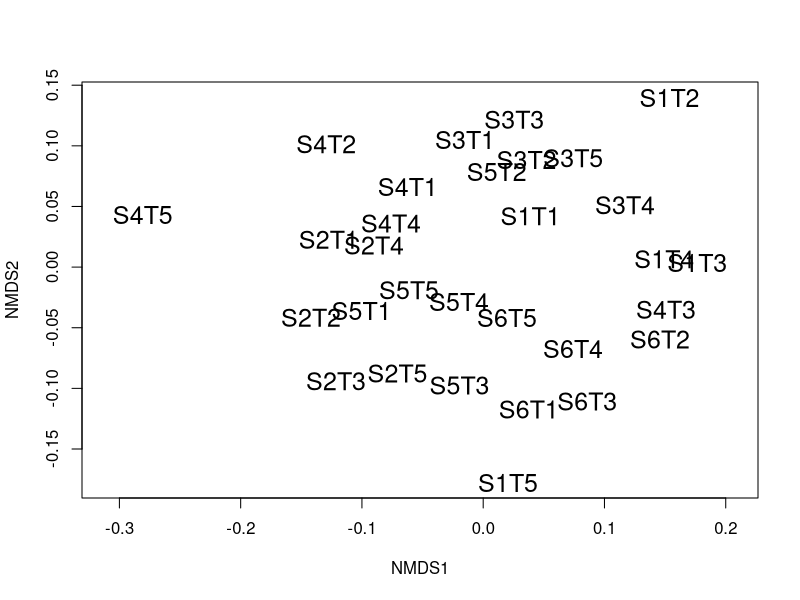
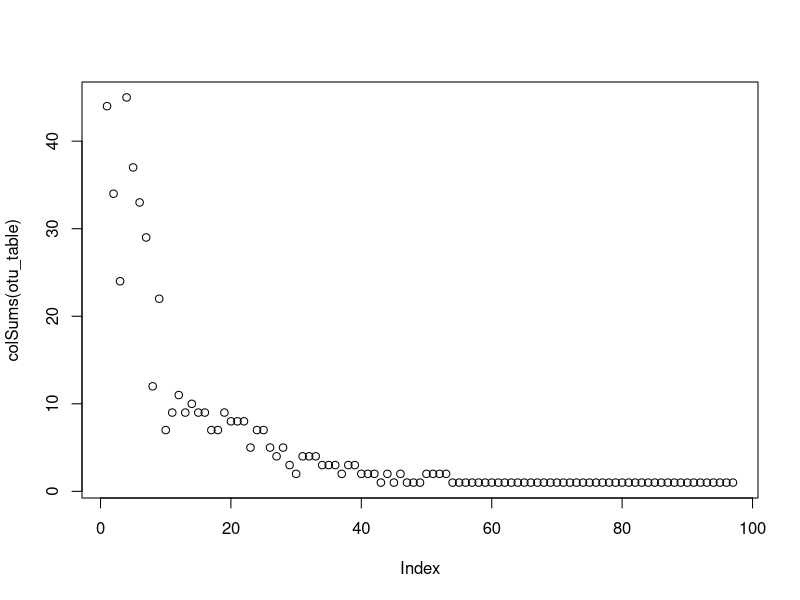
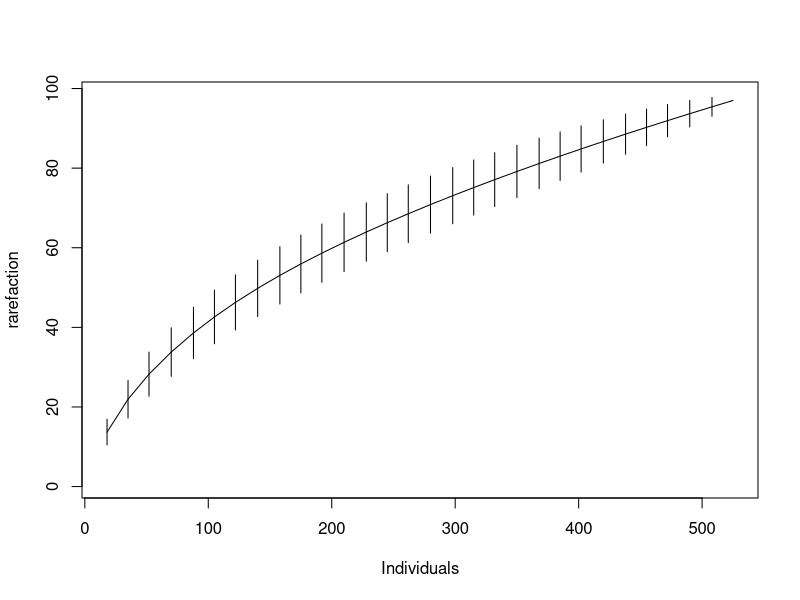
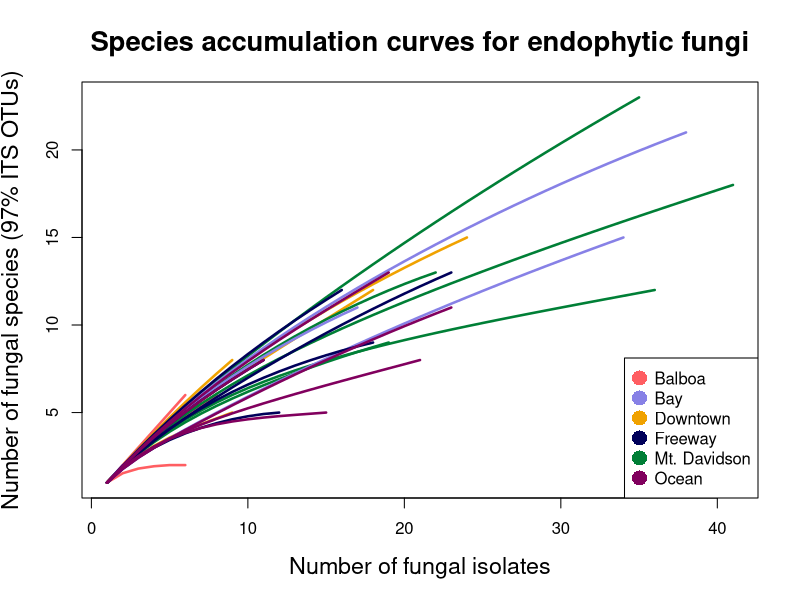
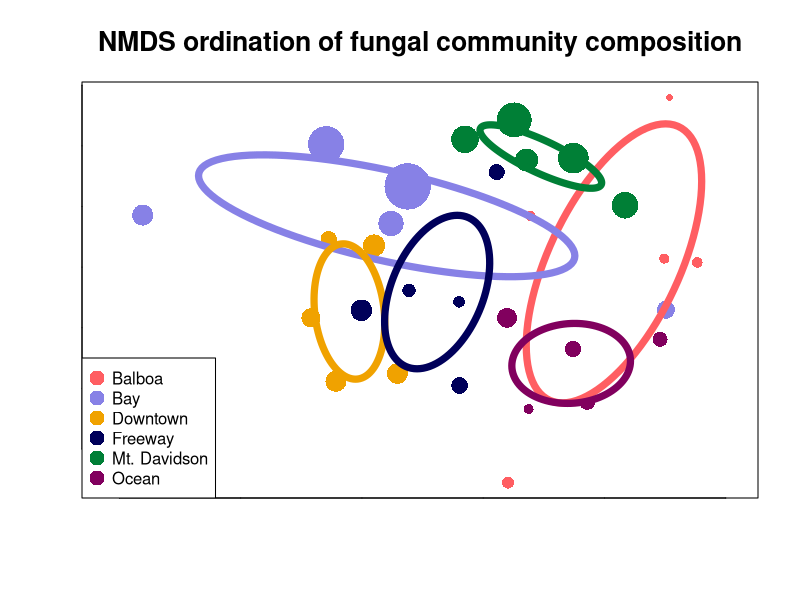

The R script that drew these images, in order:
# Draft of R script to perform some ecological analyses on clustered data
# originating from single Sanger ITS reads

# Originally written by Naupaka Zimmerman
# nzimmerman@usfca.edu
# August 24, 2017

## TODO: Fix paths for the files

# load libraries
library("dplyr")
library("tidyr")
library("vegan")

# load files
otus <- read.table("seq_with_OTU_ID.txt")
groups <- read.table("groupfile.tsv")
trees <- read.csv("metadata/M_excel_tree_metadata.csv",
                  stringsAsFactors = FALSE)

# count by groups instead of trees
otu_table <- otus %>%
  left_join(groups, by = c("V1" = "V1")) %>%
  group_by(V2.x, V2.y) %>%
  summarize(count = n()) %>%
  spread(V2.x, count, fill = 0)

# get rid of rows with NA
otu_table <- as.data.frame(na.omit(otu_table))

# fix row name problems for vegan
row.names(otu_table) <- otu_table[, 1]
otu_table <- otu_table[, -1]

# drop out USF test sample
otu_table <- otu_table[1:30,]

# do and plot ordination with this matrix
plot(metaMDS(otu_table), type = "t", display = "sites", cex = 1.5)

# fix row names to be more readable
row.names(otu_table) <- c(paste("Balboa - Tree", 1:5),
                         paste("Downtown - Tree", 1:5),
                         paste("Mt. Davidson - Tree", 1:5),
                         paste("Bay - Tree", 1:5),
                         paste("Freeway - Tree", 1:5),
                         paste("Ocean - Tree", 1:5))


#save a pdf of the rarefaction curve
pdf("figures/prelim_rarecurve.pdf")
rare_color = c(rep("#ff5e62", 5),
               rep("#f0a200", 5),
               rep("#007f36", 5),
               rep("#8781e6", 5),
               rep("#00005a", 5),
               rep("#81005e", 5))

group_labels <- c(rep("Balboa", 5),
                  rep("Downtown", 5),
                  rep("Mt. Davidson", 5),
                  rep("Bay", 5),
                  rep("Freeway", 5),
                  rep("Ocean", 5))

rarecurve(otu_table,
          main = "Species accumulation curves for endophytic fungi",
          col = rare_color,
          label = FALSE,
          lwd = 2.5,
          xlab = "Number of fungal isolates",
          ylab = "Number of fungal species (97% ITS OTUs)",
          cex.lab = 1.4,
          cex.main = 1.65)

legend("bottomright",
       legend = levels(factor(group_labels)),
       pch = 16,
       cex = 1,
       pt.cex = 2,
       col = c(rep("#ff5e62"),
               rep("#8781e6"),
               rep("#f0a200"),
               rep("#00005a"),
               rep("#007f36"),
               rep("#81005e")))
dev.off()

# some more species accumulation curves
plot(colSums(otu_table))
plot(specaccum(otu_table, method = "rare"), xvar = "individuals")


# more sophisticaed multi-step ordination plotting
ord_obj <- metaMDS(otu_table)

#make a subset that only containt trees from the second round of sampling
trees_aug <- subset(trees, as.POSIXct(trees$Date_sampled) > as.POSIXct("2017-08-01"))

adonis(otu_table ~ trees_aug$DBH_cm)


pdf("figures/prelim_ordination_proper_color_DBH.pdf")
plot(ord_obj,
     display = "sites",
     type = "n",
     main = "NMDS ordination of fungal community composition",
     cex.main = 1.6,
     xlab = "",
     ylab = "",
     tck = 0,
     labels = FALSE)

points(ord_obj,
       display = "sites",
       col = c(rep("#ff5e62", 5),
               rep("#f0a200", 5),
               rep("#007f36", 5),
               rep("#8781e6", 5),
               rep("#00005a", 5),
               rep("#81005e", 5)),
       cex = trees_aug$DBH_cm/10,
       pch = 16)

legend("bottomleft",
       legend = levels(factor(group_labels)),
       pch = 16,
       cex = 1,
       pt.cex = 2,
       col = c(rep("#ff5e62"),
               rep("#8781e6"),
               rep("#f0a200"),
               rep("#00005a"),
               rep("#007f36"),
               rep("#81005e")))

ordiellipse(ord_obj,
            groups =group_labels,
            label = FALSE,
            col = c(rep("#ff5e62"),
                    rep("#8781e6"),
                    rep("#f0a200"),
                    rep("#00005a"),
                    rep("#007f36"),
                    rep("#81005e")),
            lwd = 7)
dev.off()
